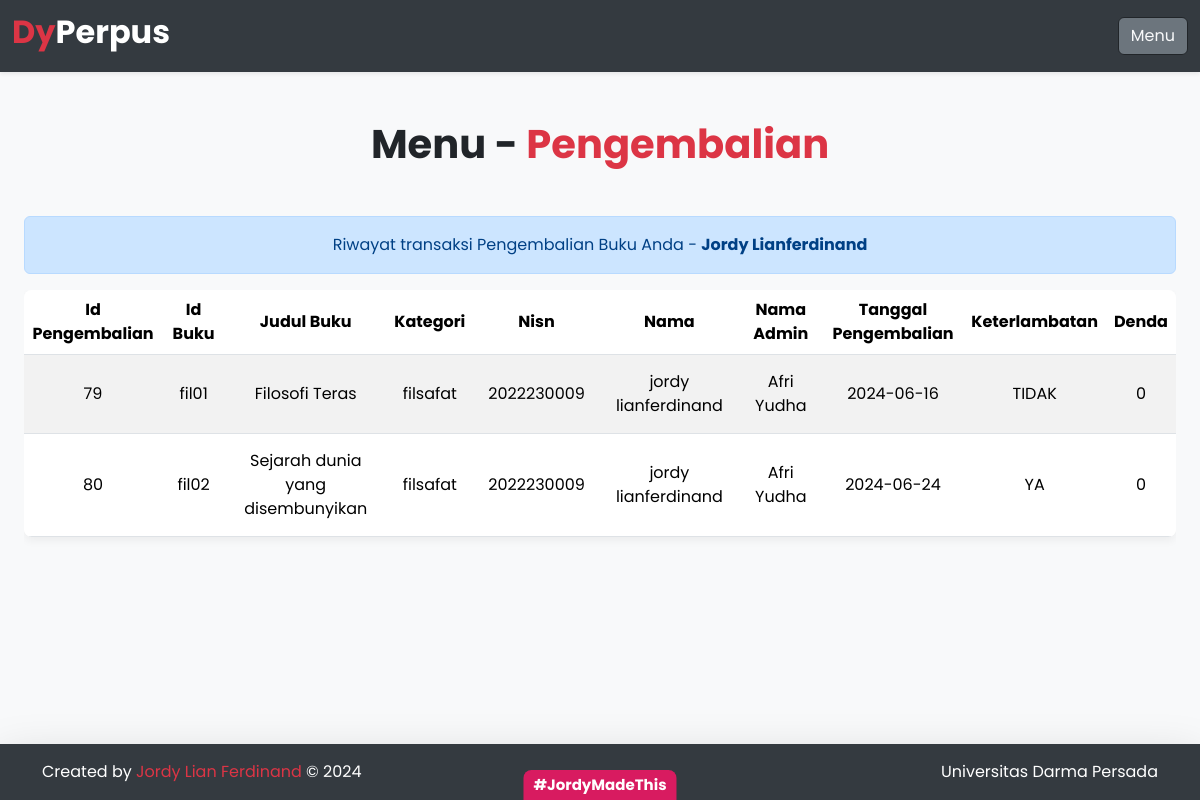
The page /DashboardMember/formPeminjaman/TransaksiPengembalian.php (signed in) on the database its author committed.
### tables this page shows
CREATE TABLE `pengembalian` (
  `id_pengembalian` int NOT NULL,
  `id_peminjaman` int NOT NULL,
  `id_buku` varchar(20) NOT NULL,
  `nisn` int NOT NULL,
  `id_admin` int NOT NULL,
  `buku_kembali` date NOT NULL,
  `keterlambatan` enum('YA','TIDAK') NOT NULL,
  `denda` int NOT NULL
);

CREATE TABLE `buku` (
  `cover` varchar(255) NOT NULL,
  `id_buku` varchar(20) NOT NULL,
  `kategori` varchar(255) NOT NULL,
  `judul` varchar(255) NOT NULL,
  `pengarang` varchar(255) NOT NULL,
  `penerbit` varchar(255) NOT NULL,
  `tahun_terbit` date NOT NULL,
  `jumlah_halaman` int NOT NULL,
  `buku_deskripsi` text NOT NULL
);

CREATE TABLE `member` (
  `nisn` int NOT NULL,
  `kode_member` varchar(12) NOT NULL,
  `nama` varchar(255) NOT NULL,
  `password` varchar(255) NOT NULL,
  `jenis_kelamin` varchar(20) NOT NULL,
  `kelas` varchar(5) NOT NULL,
  `jurusan` varchar(50) NOT NULL,
  `no_tlp` varchar(15) NOT NULL,
  `tgl_pendaftaran` date NOT NULL
);

### config/config.php (called while the page is built, shortened)
<?php
$host = "127.0.0.1";
$username = "root";
$password = "";
$database_name = "perpustakaan";
$connection = mysqli_connect($host, $username, $password, $database_name);
function queryReadData($query)
{
  global $connection;
  $result = mysqli_query($connection, $query);
  $items = [];
  while ($item = mysqli_fetch_assoc($result)) {
    $items[] = $item;
  }
  return $items;
}
?>

### DashboardMember/formPeminjaman/TransaksiPengembalian.php (the view, shortened to what this page needs)
<?php
require "../../config/config.php";
$akunMember = $_SESSION["member"]["nisn"];
$dataPengembalian = queryReadData("SELECT pengembalian.id_pengembalian, pengembalian.id_buku, buku.judul, buku.kategori, pengembalian.nisn, member.nama, admin.nama_admin, pengembalian.buku_kembali, pengembalian.keterlambatan, pengembalian.denda
FROM pengembalian
INNER JOIN buku ON pengembalian.id_buku = buku.id_buku
INNER JOIN member ON pengembalian.nisn = member.nisn
INNER JOIN admin ON pengembalian.id_admin = admin.id
WHERE pengembalian.nisn = $akunMember");
?>
<!DOCTYPE html>
<html lang="en">
<head>
  <link href="../../css/java.css" rel="stylesheet" >
  <link href="https://cdn.jsdelivr.net/npm/bootstrap@5.3.2/dist/css/bootstrap.min.css" rel="stylesheet">
</head>
<body>
  <nav class="navbar navbar-expand-lg navbar-dark fixed-top shadow-sm">
    <div class="container-fluid">
      <a class="navbar-brand" href="#">
        <h2 class="fw-bold"><span class="text-danger">Dy</span>Perpus</h2>
      </a>
      <a class="btn btn-tertiary btn-outline-dark btn-secondary text-light" href="../dashboardMember.php">Menu</a>
    </div>
  </nav>
  <div class="p-4 mt-5">
    <h1 class="text-center fw-bold mt-5">Menu - <span class="text-danger">Pengembalian</span></h1>
    <div class="mt-5 alert alert-primary alert-custom text-center" role="alert">Riwayat transaksi Pengembalian Buku Anda - <span class="fw-bold text-capitalize"><?php echo htmlentities($_SESSION["member"]["nama"]); ?></span></div>
    <div class="table-responsive mt-3">
      <table class="table table-striped table-hover table-custom">
        <thead>
          <tr>
            <th>Id Pengembalian</th>
            <th>Id Buku</th>
            <th>Judul Buku</th>
            <th>Kategori</th>
            <th>Nisn</th>
            <th>Nama</th>
            <th>Nama Admin</th>
            <th>Tanggal Pengembalian</th>
            <th>Keterlambatan</th>
            <th>Denda</th>
          </tr>
        </thead>
        <tbody>
          <?php foreach ($dataPengembalian as $item) : ?>
            <tr>
              <td><?= $item["id_pengembalian"]; ?></td>
              <td><?= $item["id_buku"]; ?></td>
              <td><?= $item["judul"]; ?></td>
              <td><?= $item["kategori"]; ?></td>
              <td><?= $item["nisn"]; ?></td>
              <td><?= $item["nama"]; ?></td>
              <td><?= $item["nama_admin"]; ?></td>
              <td><?= $item["buku_kembali"]; ?></td>
              <td><?= $item["keterlambatan"]; ?></td>
              <td><?= $item["denda"]; ?></td>
            </tr>
          <?php endforeach; ?>
        </tbody>
      </table>
    </div>
  </div>
  <footer class="fixed-bottom shadow-lg footer-custom py-3">
    <div class="container d-flex justify-content-between align-items-center">
      <p class="mb-0">Created by <span class="text-danger">Jordy Lian Ferdinand</span> © 2024</p>
      <p class="mb-0">Universitas Darma Persada</p>
    </div>
  </footer>
</body>
</html>

### DashboardMember/formPeminjaman/TransaksiPengembalian.php (style rules this page uses)
body { font-family: 'Poppins', sans-serif; background-color: #f8f9fa; }
.navbar { background-color: #343a40; }
.navbar-brand h2 { color: #ffffff; }
footer { background-color: #343a40; color: #ffffff; }
.table-custom { background: #ffffff; box-shadow: 0 4px 8px rgba(0, 0, 0, 0.05); border-radius: 8px; overflow: hidden; }
.table-custom th, .table-custom td { vertical-align: middle; text-align: center; }
.table-custom td { padding: 15px; }
.alert-custom { background: #cce5ff; border-color: #b8daff; color: #004085; }
.footer-custom { background-color: #343a40; color: #ffffff; }

### rows shown on the page
pengembalian: id_pengembalian "79", id_buku "fil01", id_buku.judul "Filosofi Teras", id_buku.kategori "filsafat", nisn "2022230009", nisn.nama "jordy lianferdinand", id_admin.nama_admin "Afri Yudha", buku_kembali "2024-06-16", keterlambatan "TIDAK", denda "0"
pengembalian: id_pengembalian "80", id_buku "fil02", id_buku.judul "Sejarah dunia yang disembunyikan", id_buku.kategori "filsafat", nisn "2022230009", nisn.nama "jordy lianferdinand", id_admin.nama_admin "Afri Yudha", buku_kembali "2024-06-24", keterlambatan "YA", denda "0"

### other values the page prints
$_SESSION["member"]["nama"] "Jordy Lianferdinand"
